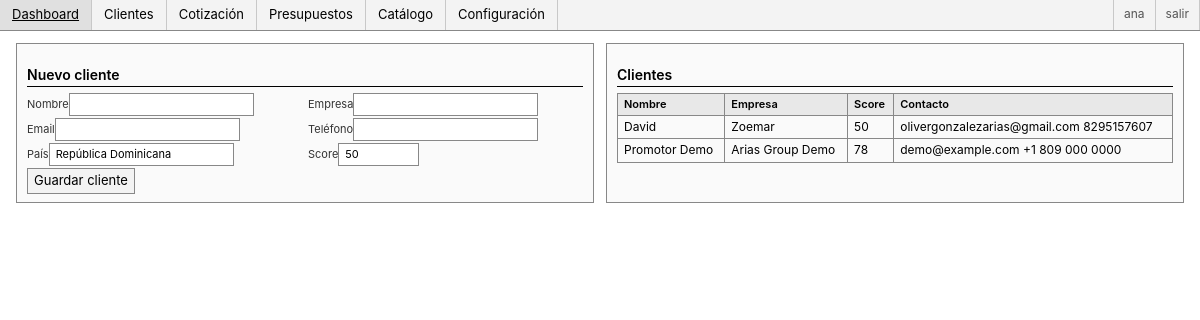
The page /clients (signed in) on the database its author committed.
### tables this page shows
CREATE TABLE users (
            id INTEGER PRIMARY KEY AUTOINCREMENT,
            username TEXT UNIQUE NOT NULL,
            password_hash TEXT NOT NULL,
            role TEXT NOT NULL DEFAULT 'viewer',
            full_name TEXT,
            email TEXT,
            created_at TEXT NOT NULL
        );

CREATE TABLE clients (
            id INTEGER PRIMARY KEY AUTOINCREMENT,
            name TEXT NOT NULL,
            company TEXT,
            email TEXT,
            phone TEXT,
            country TEXT DEFAULT 'República Dominicana',
            score INTEGER DEFAULT 50,
            created_at TEXT NOT NULL
        );

### app.py (the view, shortened to what this page needs)
@app.route('/clients', methods=['GET', 'POST'])
@login_required
def clients():
    db = get_db()
    rows = db.execute('SELECT * FROM clients ORDER BY created_at DESC').fetchall()
    return render_template('clients.html', clients=rows)

### app.py (called while the page is built)
@login_manager.user_loader
def load_user(user_id):
    db = get_db()
    row = db.execute('SELECT * FROM users WHERE id = ?', (int(user_id),)).fetchone()
    if row:
        return User(row['id'], row['username'], row['role'])
    return None

def get_db() -> sqlite3.Connection:
    if 'db' not in g:
        g.db = sqlite3.connect(app.config['DATABASE'])
        g.db.row_factory = sqlite3.Row
    return g.db

@app.context_processor
def inject_now() -> dict[str, Any]:
    return {
        'current_year': datetime.now(timezone.utc).year,
        'stages': STAGES,
        'current_user': current_user,
    }

### templates/clients.html
{% extends 'base.html' %}
{% block content %}
<div class="grid-2">
  <div class="card">
    <h2>Nuevo cliente</h2>
    <form method="post">
      <div class="row">
        <div><label>Nombre<input name="name" required></label></div>
        <div><label>Empresa<input name="company"></label></div>
      </div>
      <div class="row">
        <div><label>Email<input name="email" type="email"></label></div>
        <div><label>Teléfono<input name="phone"></label></div>
      </div>
      <div class="row">
        <div><label>País<input name="country" value="República Dominicana"></label></div>
        <div><label>Score<input name="score" type="number" min="0" max="100" value="50"></label></div>
      </div>
      <button>Guardar cliente</button>
    </form>
  </div>
  <div class="card">
    <h2>Clientes</h2>
    <table>
      <thead><tr><th>Nombre</th><th>Empresa</th><th>Score</th><th>Contacto</th></tr></thead>
      <tbody>
        {% for c in clients %}
          <tr>
            <td>{{ c['name'] }}</td>
            <td>{{ c['company'] or '-' }}</td>
            <td>{{ c['score'] }}</td>
            <td>{{ c['email'] or '' }} {{ c['phone'] or '' }}</td>
          </tr>
        {% endfor %}
      </tbody>
    </table>
  </div>
</div>
{% endblock %}

### templates/base.html (shortened to what this page needs)
<!doctype html>
<html lang="es">
<head>
</head>
<body>
  <nav>
    <a href="{{ url_for('dashboard') }}">Dashboard</a>
    <a href="{{ url_for('crm') }}">Clientes</a>
    <a href="{{ url_for('quote') }}">Cotización</a>
    <a href="{{ url_for('presupuestos') }}">Presupuestos</a>
    <a href="{{ url_for('products') }}">Catálogo</a>
    <a href="{{ url_for('config') }}">Configuración</a>
    <span class="spacer"></span>
    {% if current_user and current_user.is_authenticated %}
      <span class="user">{{ current_user.username }}</span>
      <a href="{{ url_for('logout') }}" class="user">salir</a>
    {% endif %}
  </nav>
  <div class="wrap">
    {% block content %}{% endblock %}
  </div>
</body>
</html>

### templates/base.html (style rules this page uses)
* { box-sizing: border-box; }
html, body { margin:0; padding:0; background:#fff; color:#000; }
body { font-family: -apple-system, Segoe UI, Helvetica, Arial, sans-serif; font-size:13px; line-height:1.35; }
a { color:#0645ad; text-decoration:none; }
nav { display:flex; gap:0; padding:0; background:#f3f3f3; border-bottom:1px solid #888; }
nav a { padding:6px 12px; color:#000; border-right:1px solid #c8c8c8; font-weight:normal; }
nav .spacer { flex:1; }
nav .user { padding:6px 10px; color:#555; border-left:1px solid #c8c8c8; font-size:12px; }
.wrap { padding:12px 16px; max-width:1600px; }
h2 { font-size:14px; font-weight:600; margin:14px 0 6px 0; border-bottom:1px solid #000; padding-bottom:2px; }
table { width:100%; border-collapse:collapse; font-size:12px; }
th, td { padding:3px 6px; border:1px solid #888; text-align:left; vertical-align:top; }
th { background:#e8e8e8; font-weight:600; font-size:11px; }
input, select, textarea, button { font:inherit; padding:3px 6px; border:1px solid #888; background:#fff; color:#000; border-radius:0; }
button { background:#f3f3f3; cursor:pointer; }
.row { display:grid; grid-template-columns: repeat(auto-fit, minmax(160px, 1fr)); gap:6px; }
.grid-2 { display:grid; grid-template-columns: repeat(auto-fit, minmax(280px, 1fr)); gap:12px; }
.card { border:1px solid #888; padding:8px 10px; background:#fafafa; }
label { font-size:11px; color:#333; display:block; margin-bottom:2px; }

### rows shown on the page
users: username "ana"
clients: name "David", company "Zoemar", score "50", email "olivergonzalezarias@gmail.com", phone "8295157607"
clients: name "Promotor Demo", company "Arias Group Demo", score "78", email "demo@example.com", phone "+1 809 000 0000"
